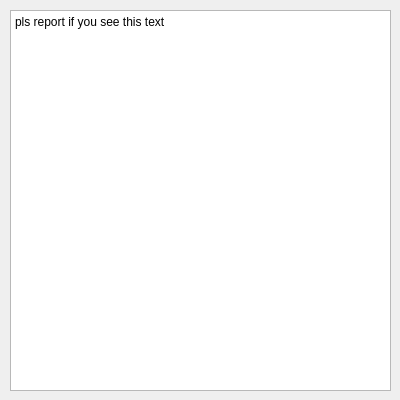
<?xml version="1.0" encoding="UTF-8"?>
<ui version="4.0">
 <class>UILogs</class>
 <widget class="QDialog" name="UILogs">
  <property name="windowModality">
   <enum>Qt::NonModal</enum>
  </property>
  <property name="geometry">
   <rect>
    <x>0</x>
    <y>0</y>
    <width>400</width>
    <height>400</height>
   </rect>
  </property>
  <property name="windowTitle">
   <string>Errors</string>
  </property>
  <widget class="QPlainTextEdit" name="logsListContainer">
   <property name="geometry">
    <rect>
     <x>10</x>
     <y>10</y>
     <width>381</width>
     <height>381</height>
    </rect>
   </property>
   <property name="readOnly">
    <bool>true</bool>
   </property>
   <property name="plainText">
    <string>pls report if you see this text</string>
   </property>
  </widget>
 </widget>
 <resources/>
 <connections/>
</ui>
